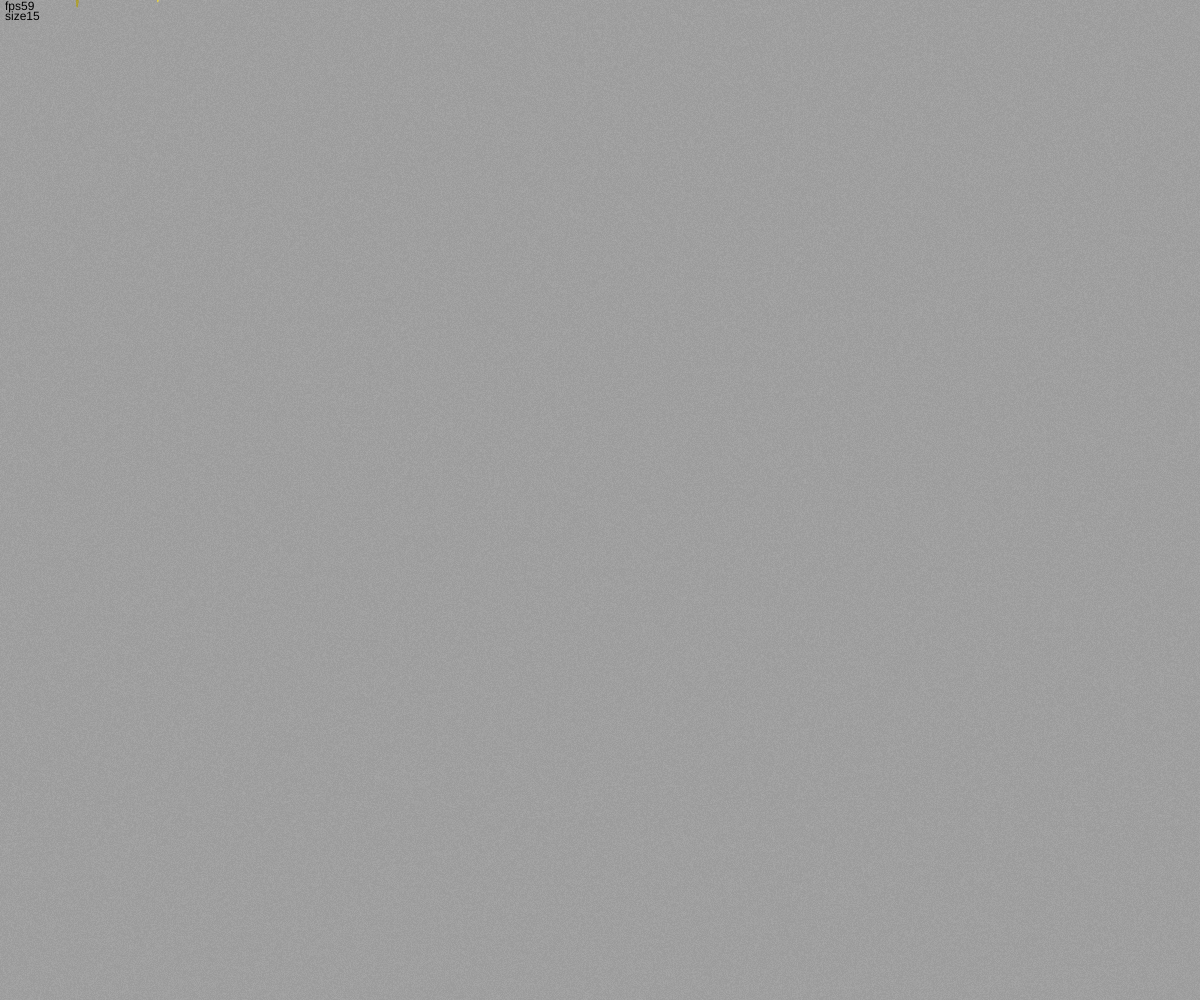
Frame 1 (no input)
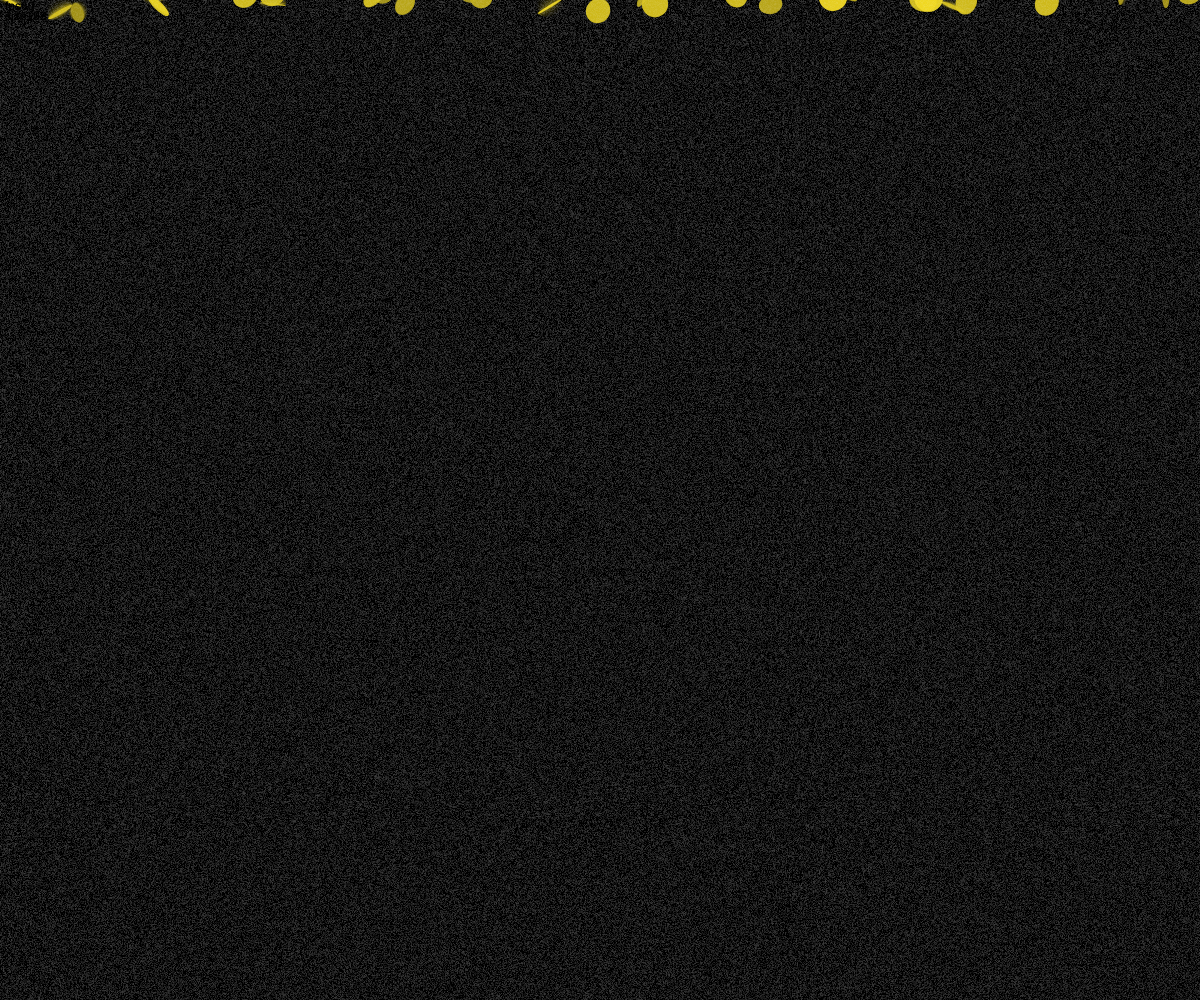
Frame 60 (no input)
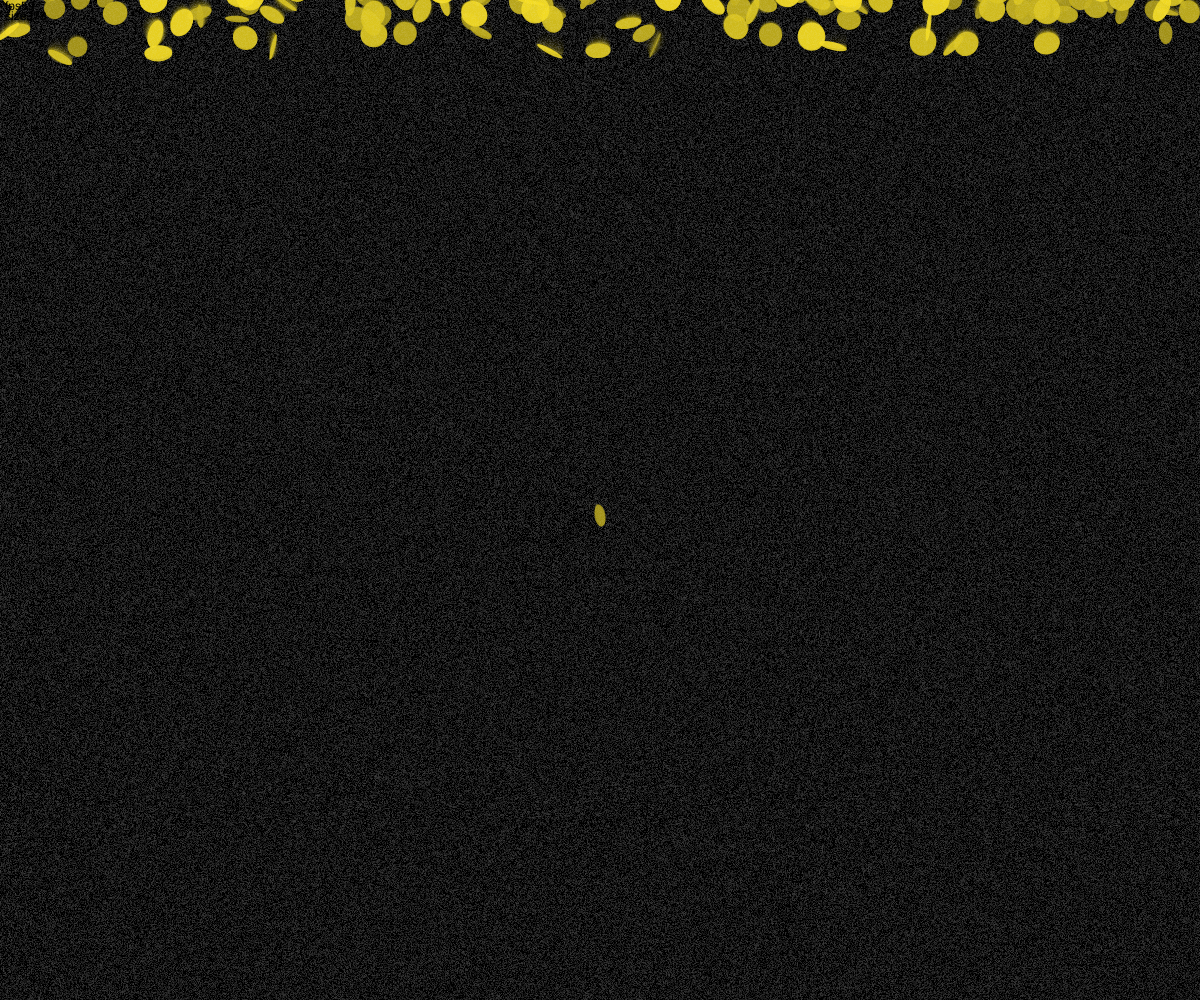
Frame 120 (the mouse pressed at the canvas centre since frame 60)

The p5.js sketch that drew these frames (run headless with seeded random() and noise() and a simulated clock; from frame 60 on, the mouse is pressed at the canvas centre):

// p5.js sketch
// ── sketch.js
let overAllTexture = [];
let texture = 0;
let p = [];
let amount = 1/500;
let colors = ["#f5dc23","#dcc61f","#c4b01c","#ab9a18"];
function setupGraphic() {
    
    overAllTexture = createGraphics(width, height);
    overAllTexture.loadPixels();
    let d = pixelDensity();
    for (var i = 0; i < width * d; i++) {
      for (var o = 0; o < height * d; o++) {
        overAllTexture.set(
          i,
          o,
          color(255, noise(i / 3, o / 3, (i * o) / 50) * random([0, 20, 40]))
        );
      }
    }
    overAllTexture.updatePixels();
}

function updateGraphic() {
  push();
  blendMode(BLEND)
  image(overAllTexture, 0, 0); 
  pop();
}
function newParticles(num){
  
   
  for (let i = 0; i < num; i++) {
    p.push(new Particles(random(0, width), random(0, -100), 100, 30));
  }
  p.sort((a,b) => b.distant - a.distant);
  }

function showDebug()
{  
  fill(0);
  text("fps" + floor(frameRate()), 5, 10);
  text("size" + p.length, 5, 20); 
}
////-- P5 --////
function setup() {
  createCanvas(windowWidth, windowHeight);
  newParticles(width * amount * 5)
  setupGraphic();
  //console.log(p);
}

function windowResized() {
  resizeCanvas(windowWidth, windowHeight);
}

function draw() {
  background(0,100);  
  newParticles(width * amount )

  for (let i = 0; i < p.length; i++) {

    p[i].rotation();
    p[i].gravity(false);
    p[i].resistant();
    p[i].update();
    p[i].render();
    if (p[i].del == true) {
      p.splice(i, 1);
    }
  }
  
  //filter(POSTERIZE, 3);
  updateGraphic();
  
  showDebug();
}

function mousePressed() {
  p.push(new Particles(mouseX, mouseY, 100, 30));
  //console.log(p);
}

////--Class--////

class Particles {
  constructor(x, y, mass, size) {
    this.distant = random(1, 10);

    this.pos = createVector(x, y);
    this.r = size - this.distant;
    this.m = mass;
    this.angle = 0;
    this.row = 1;

    this.rowSpeed = random(1, 10);
    this.angSpeed = random(1, 5);

    this.v = createVector(0, 0);
    this.a = createVector(0, 0);
    this.w = 0;
    this.bounce = false;

    this.c = color(colors[floor(this.distant/2.5)]);
    this.c.setAlpha(220);

    this.del = false;
    //console.log(floor(this.distant/3));
  }

  rotation() {
    this.row = sin(millis() * 0.001 * this.rowSpeed);
    this.angle = millis() * 0.001 * this.angSpeed;
  }

  gravity(bounce) {
    let g = createVector(0, 0.01);
    this.a.add(g);

    if (bounce) {
      this.bounce = bounce;
    }
  }

  resistant() {
    let r = this.v.copy();

    r.mult(-0.001 * (1 + 0.1 * (noise(this.pos.x,this.pos.y) -abs(this.angle))));
    this.a.add(r);
  }

  update() {
    this.v.add(this.a);

    let h = this.pos.y + this.r / 2;

    if (height - h < 5 && this.v.y > 0) {
      if (this.bounce) {
        this.v.y *= -0.5;

        // if ( abs(this.v.y) <0.5) {
        //   this.v.y = 0;
        // }
        this.pos.y = h - this.r / 2;
      } else {
        this.del = true;
      }
    }

    this.v.mult(1 - this.distant * 0.001);
    this.pos.add(this.v);

    this.a = createVector(0, 0);
  }

  render() {
    noStroke();
    fill(this.c);
    push();
    translate(this.pos.x, this.pos.y);
    rotate(this.angle);
    ellipse(0, 0, this.r * this.row, this.r);
    pop();
  }
}
